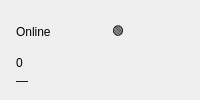
          <widget class="QFrame" name="card_online_camera">
           <property name="frameShape">
            <enum>QFrame::NoFrame</enum>
           </property>
           <layout class="QVBoxLayout" name="layout_card_online_camera">
            <property name="spacing">
             <number>4</number>
            </property>
            <property name="leftMargin">
             <number>16</number>
            </property>
            <property name="topMargin">
             <number>12</number>
            </property>
            <property name="rightMargin">
             <number>16</number>
            </property>
            <property name="bottomMargin">
             <number>12</number>
            </property>
            <item>
             <layout class="QHBoxLayout">
              <item>
               <widget class="QLabel" name="lbl_online_camera_title">
                <property name="text">
                 <string>Online</string>
                </property>
               </widget>
              </item>
              <item>
               <spacer>
                <property name="orientation">
                 <enum>Qt::Vertical</enum>
                </property>
                <property name="sizeHint" stdset="0">
                 <size>
                  <width>20</width>
                  <height>20</height>
                 </size>
                </property>
               </spacer>
              </item>
              <item>
               <widget class="QLabel" name="lbl_online_camera_icon">
                <property name="text">
                 <string>🟢</string>
                </property>
               </widget>
              </item>
             </layout>
            </item>
            <item>
             <widget class="QLabel" name="lbl_online_camera_value">
              <property name="text">
               <string>0</string>
              </property>
             </widget>
            </item>
            <item>
             <widget class="QLabel" name="lbl_online_camera_status">
              <property name="text">
               <string>—</string>
              </property>
             </widget>
            </item>
           </layout>
          </widget>
